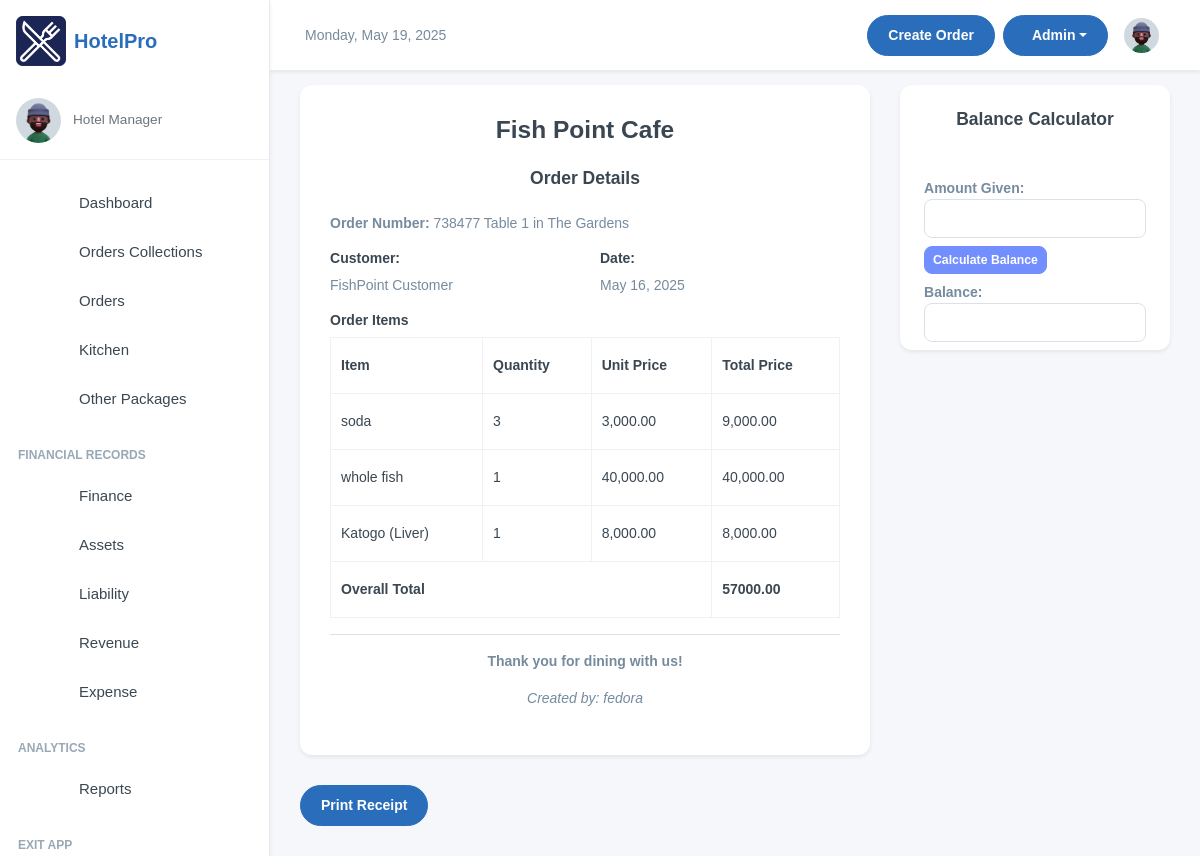
The page /manager/orders_transactions/149/ (signed in) on the database its author committed.
### inventory/models.py (models this page shows, shortened)
class OrderTransaction(models.Model):
    pay_mode = (
        ("NO PAYMENT", "NO PAYMENT"),
        ("CASH", "CASH"),
        ("MOMO PAY", "MOMO PAY"),
        ("AIRTEL PAY", "AIRTEL PAY"),
        ("BANK CARD", "BANK CARD"),
    )
    random_id = models.CharField(max_length=6, unique=True, editable=False, default=generate_random_id)
    customer_name = models.CharField(max_length=255, blank=True, null=True, default="FishPoint Customer")
    dining_area = models.ForeignKey(DiningArea, on_delete=models.SET_NULL, null=True, blank=True)
    table = models.ForeignKey(Table, on_delete=models.SET_NULL, null=True, blank=True )
    special_notes = models.TextField(default="Null")
    created = models.DateField(auto_now_add=True, blank=True, null=True)
    payment_mode = models.CharField(default="NO PAYMENT", max_length=50, choices=pay_mode)
    transaction_id = models.CharField(blank=True, null=True, max_length=100)
    created_by = models.ForeignKey(User, on_delete=models.SET_NULL, null=True, blank=True)
    updated = models.DateField(auto_now=True, blank=True, null=True)
    class Meta:
        ordering = ['-created']

class Table(models.Model):
    table_number = models.IntegerField()
    dining_area = models.ForeignKey(DiningArea, on_delete=models.CASCADE, related_name='tables')
    capacity = models.IntegerField()  # Number of seats at the table
    is_available = models.BooleanField(default=True)
    def __str__(self):
        return f"Table {self.table_number} in {self.dining_area.name}"

class DiningArea(models.Model):
    name = models.CharField(max_length=255)
    description = models.TextField(blank=True, null=True)

class OrderItem(models.Model):
    ORDER_TYPE_CHOICES = [
        ('Dine-In', 'Dine-In'),
        ('Take-Away', 'Take-Away'),
    ]
    SPECIAL_NOTES_CHOICES = [
        ('strongly spiced', 'strongly spiced'),
        ('midly spiced', 'midly spiced'),
       ( 'chips' , 'chips'),
       ('rice','rice'),
        ('posho', 'posho'),
       ( 'rice_posho','rice_posho' ),
        ('chips_rice', 'chips_rice'),
       ( 'rice_posho', 'rice_posho'),
        ('chips_posho', 'chips_posho')
    ]
    order = models.ForeignKey(OrderTransaction, on_delete=models.CASCADE, related_name='order_items')
    menu_item = models.ForeignKey(MenuItem, on_delete=models.CASCADE, null=True, blank=True)
    order_date = models.DateTimeField(auto_now_add=True)
    customer_name = models.CharField(max_length=255, blank=True, null=True, default="FishPoint Customer")
    dining_area = models.ForeignKey(DiningArea, on_delete=models.SET_NULL, null=True, blank=True)
    table = models.ForeignKey(Table, on_delete=models.SET_NULL, null=True, blank=True)
    total_price =  models.DecimalField(max_digits=10, decimal_places=2, default=Decimal('0.00'))
    quantity = models.IntegerField(blank=True, null=True)
    status = models.CharField(
        max_length=50, default='Pending',
        choices=[('Pending', 'Pending'), ('Preparing', 'Preparing'), ('Cooked', 'Completed'), ('Served', 'Served'), ('Cancelled', 'Cancelled')]
    )
    special_notes = models.CharField(
        default="nothing",
        max_length=50, blank=True, null=True,
        choices=SPECIAL_NOTES_CHOICES
        )
    order_type = models.CharField(
        max_length=10,
        choices=ORDER_TYPE_CHOICES,
        default='Dine-In'
    )
    updated = models.DateField(auto_now=True, blank=True, null=True)
    class Meta:
        verbose_name = 'Order Item'
        verbose_name_plural = 'Order Items'
        ordering = ['-order_date']

class MenuItem(models.Model):
    category = models.ForeignKey(Category, on_delete=models.CASCADE, related_name="menu_items")
    name = models.CharField(max_length=100)
    description = models.TextField()
    price = models.DecimalField(max_digits=10, decimal_places=2, default=Decimal('0.00'))
    is_available = models.BooleanField(default=True)
    image_url = models.ImageField(blank=True, null=True, upload_to="menu_items")

### inventory/views.py (the view)
# urls.py: path('orders_transactions/<str:id>/', views.getOrderTransaction, name='get_orderTransaction'),
@login_required(login_url="/user/login/")
def getOrderTransaction(request, id):
    order = get_object_or_404(OrderTransaction, id=id)
    settings = Setting.objects.first()
    order_items = OrderItem.objects.filter(order=order)
    total_price = sum(item.total_price for item in order_items)
    context = {
        'order': order,
        'order_items': order_items,
        'total_price': total_price,
        'setting': settings  # Adding settings to context
    }
    return render(request, "getordertransactions.html", context)

### inventory/templates/getordertransactions.html (shortened to what this page needs)
{% extends 'base.html' %}
{% load humanize %}
{% block content %}
<div class="">
    <div class="card-body">
        <div class="row">
            <div  id="receipt" class="col-md-8 mx-auto">
                <div class="card">
                    <div class="card-body">
                        <div>
                            <h3 class="text-center mb-4">Fish Point Cafe</h3>
                        </div>
                        <h5 class="text-center mb-4">Order Details</h5>
                        <p><strong class="text-bold">Order Number: </strong> {{ order.random_id }} {{ order.table }}</p>
                        <div class="row">
                            <div class="col-6">
                                <h6>Customer:</h6>
                                <p>{{ order.customer_name }}</p>
                            </div>
                            <div class="col-6 text-right">
                                <h6>Date:</h6>
                                <p>{{ order.created }}</p>
                            </div>
                        </div>
                        <h6>Order Items</h6>
                        <table class="table table-bordered">
                            <thead>
                                <tr>
                                    <th>Item</th>
                                    <th>Quantity</th>
                                    <th>Unit Price</th>
                                    <th>Total Price</th>
                                </tr>
                            </thead>
                            <tbody>
                                {% for item in order_items %}
                                <tr>
                                    <td>{{ item.menu_item.name }}</td>
                                    <td>{{ item.quantity }}</td>
                                    <td>{{ item.menu_item.price|intcomma }}</td>
                                    <td>{{ item.total_price|intcomma }}</td>
                                </tr>
                                {% endfor %}
                                <tr>
                                    <td colspan="3" class="text-right"><strong>Overall Total</strong></td>
                                    <td><strong>{{ total_price }}</strong></td>
                                </tr>
                            </tbody>
                        </table>
                        <hr>
                        <div class="text-center">
                            <p><strong>Thank you for dining with us!</strong></p>
                            <p><em>Created by: {{ order.created_by.username }}</em></p>
                        </div>
                    </div>
                </div>
                <div class="row">
                    <div class="col-auto">
                        <button onclick="printReceiptDiv()" class="btn btn-primary no-print">Print Receipt</button>
                    </div>
                </div>
            </div>
            <div class="col-md-4">
                <div class="card">
                    <h5 class="text-center my-4">Balance Calculator</h5>
                    <div class="mx-4">
                        <div class="mt-4">
                            <label class="fw-bold" for="amountGiven">Amount Given:</label>
                            <input type="number" id="amountGiven" class="form-control">
                        </div>
                        <div class="mt-2">
                            <button type="button" class="btn btn-sm btn-primary" onclick="calculateBalance()" disabled>
                                Calculate Balance
                            </button>
                        </div>
                        <div class="my-2">
                            <label class="fw-bold" for="balance">Balance:</label>
                            <input type="text" id="balance" class="form-control" readonly>
                        </div>
                    </div>
                </div>
            </div>
        </div>
    </div>
</div>
{% endblock content %}

### templates/base.html (style rules this page uses)
:root { --primary-color: #2A6EBB; --secondary-color: #F8F9FA; --accent-color: #FFD700; --text-color: #333333; --success-color: #28a745; --danger-color: #dc3545; --warning-color: #ffc107; --info-color: #17a2b8; }
body { font-family: 'Poppins', sans-serif; background-color: #f5f7fa; }
.btn-primary { background-color: var(--primary-color); border-color: var(--primary-color); }
.card { border-radius: 0.75rem; border: none; box-shadow: 0 0.125rem 0.25rem rgba(0, 0, 0, 0.075); transition: transform 0.2s ease-in-out, box-shadow 0.2s ease-in-out; }

### rows shown on the page
OrderTransaction: random_id "738477", table "Table 1 in The Gardens", customer_name "FishPoint Customer", created "May 16, 2025", created_by.username "fedora"
OrderItem: menu_item.name "soda", quantity "3", menu_item.price "3,000.00", total_price "9,000.00"
OrderItem: menu_item.name "whole fish", quantity "1", menu_item.price "40,000.00", total_price "40,000.00"
OrderItem: menu_item.name "Katogo (Liver)", quantity "1", menu_item.price "8,000.00", total_price "8,000.00"

### other values the page prints
{{ total_price }} "57000.00"
